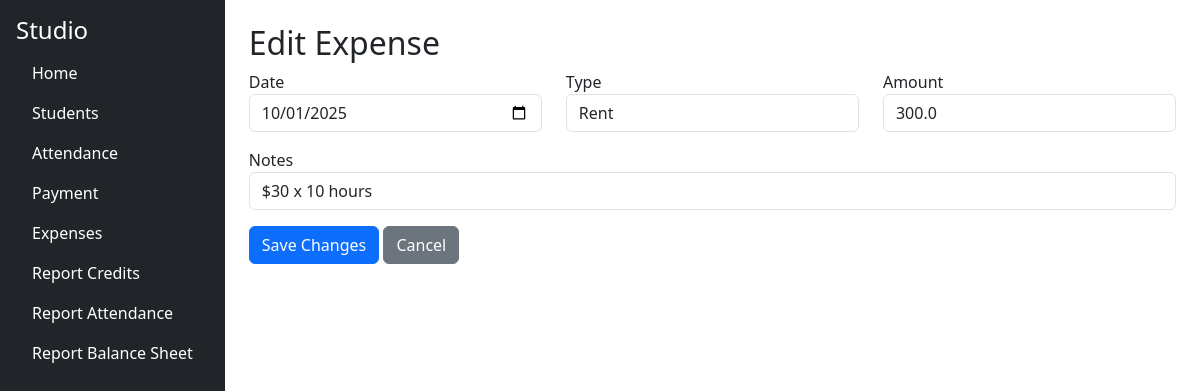
/expense/expenses/edit/3, run on the app's committed database.
### tables this page shows
CREATE TABLE expenses (
        id INTEGER PRIMARY KEY AUTOINCREMENT,
        expense_date TEXT NOT NULL,
        expense_type_id INTEGER NOT NULL,
        amount REAL NOT NULL,
        notes TEXT,
        FOREIGN KEY (expense_type_id) REFERENCES expense_types(id)
    );

CREATE TABLE expense_types (
        id INTEGER PRIMARY KEY AUTOINCREMENT,
        name TEXT UNIQUE NOT NULL
    );

### studio/expense/routes/expense_routes.py (the view, shortened to what this page needs)
@expense_bp.route('/expenses/edit/<int:id>', methods=['GET', 'POST'])
def edit_expense(id):
    conn = get_connection()
    cur = conn.cursor()
    cur.execute("""
        SELECT id, expense_date, expense_type_id, amount, notes
        FROM expenses WHERE id = ?
    """, (id,))
    expense = cur.fetchone()
    cur.execute("SELECT id, name FROM expense_types ORDER BY name")
    types = cur.fetchall()
    conn.close()
    return render_template('expense_form.html', expense=expense, types=types)

### studio/db/db.py (called while the page is built)
def get_connection():
    conn = sqlite3.connect(DB_PATH)
    conn.row_factory = sqlite3.Row
    return conn

### studio/expense/templates/expense_form.html
{% extends "base.html" %}
{% block content %}
<h2>Edit Expense</h2>
<form action="{{ url_for('expense_bp.edit_expense', id=expense[0]) }}" method="POST">
  <div class="row mb-3">
    <div class="col">
      <label>Date</label>
      <input type="date" name="expense_date" class="form-control" value="{{ expense[1] }}" required>
    </div>
    <div class="col">
      <label>Type</label>
      <select name="expense_type_id" class="form-control" required>
        {% for t in types %}
        <option value="{{ t[0] }}" {% if t[0] == expense[2] %}selected{% endif %}>{{ t[1] }}</option>
        {% endfor %}
      </select>
    </div>
    <div class="col">
      <label>Amount</label>
      <input type="number" step="0.01" name="amount" class="form-control" value="{{ expense[3] }}" required>
    </div>
  </div>
  <div class="mb-3">
    <label>Notes</label>
    <input type="text" name="notes" class="form-control" value="{{ expense[4] }}">
  </div>
  <button type="submit" class="btn btn-primary">Save Changes</button>
  <a href="{{ url_for('expense_bp.expenses_list') }}" class="btn btn-secondary">Cancel</a>
</form>
{% endblock %}

### data on the page
expenses: expense_date "10/01/2025", expense_type_id "Rent", amount "300.0", notes "$30 x 10 hours"
